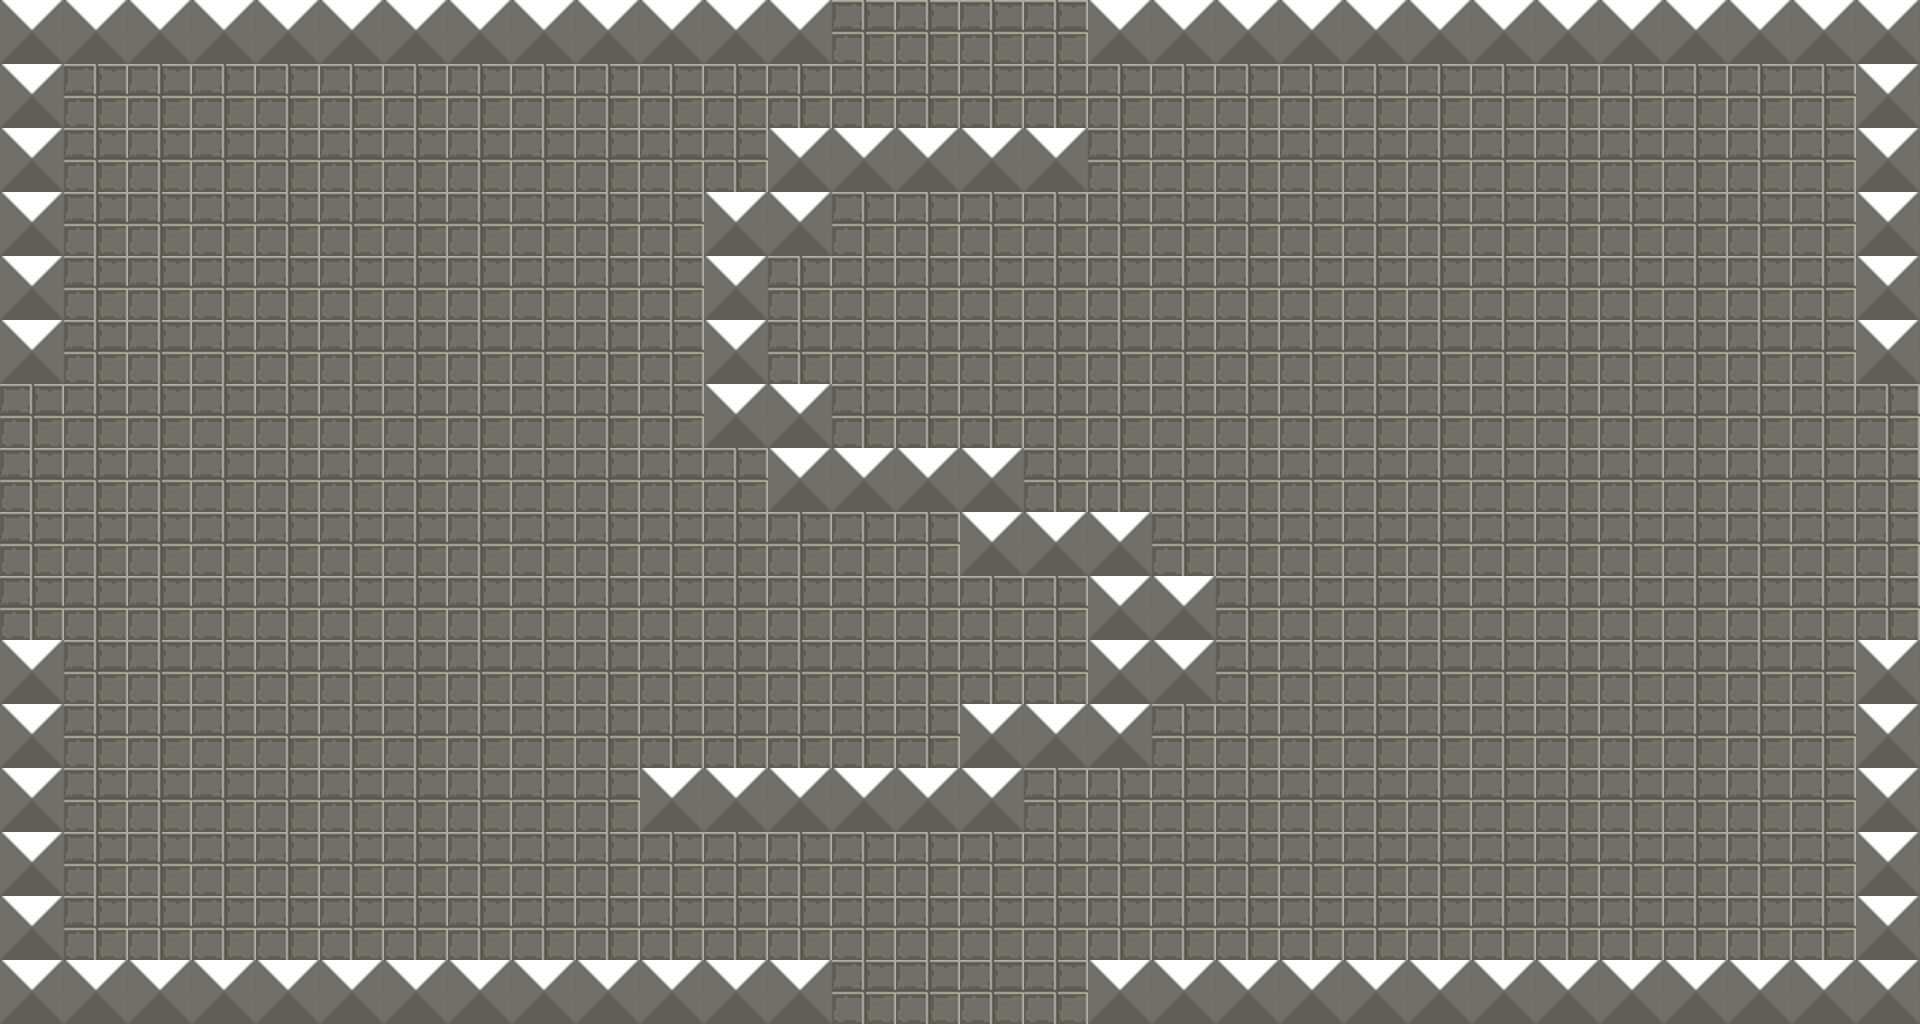

Rendered tile map (Tiled .tmx) drawn with the repository's tilesets; below, a short description and the map source with its tile grids summarised:
An orthogonal 30x16 tile map with 64x64 px tiles, 2 tile layers (Floor, Walls), 4 hidden layers not drawn and 20 objects.

<map version="1.10" tiledversion="1.10.2" orientation="orthogonal" renderorder="right-down" width="30" height="16" tilewidth="64" tileheight="64" infinite="0" nextlayerid="21" nextobjectid="52">
 <editorsettings>
  <export target="test_shop.lua" format="lua" />
 </editorsettings>
 <tileset firstgid="1" name="shitty_tileset" tilewidth="64" tileheight="64" tilecount="2" columns="2">
  <image source="../sprites/tilesets/shitty_tileset.png" width="128" height="64" />
 </tileset>
 <layer id="1" name="Floor" width="30" height="16">
  <data>[480 cells, 480 non-empty, 1 distinct tile ids]</data>
 </layer>
 <layer id="2" name="Walls" width="30" height="16">
  <data>[480 cells, 103 non-empty, 1 distinct tile ids]</data>
 </layer>
 <objectgroup id="3" name="Collisions" visible="0">
  <object id="19" x="0" y="960" width="832" height="64" />
  <object id="20" x="0" y="640" width="64" height="320" />
  <object id="21" x="0" y="0" width="64" height="384" />
  <object id="22" x="64" y="0" width="768" height="64" />
  <object id="25" x="1856" y="640" width="64" height="384" />
  <object id="26" x="1088" y="960" width="768" height="64" />
  <object id="27" x="1856" y="0" width="64" height="384" />
  <object id="28" x="1088" y="0" width="768" height="64" />
 </objectgroup>
 <objectgroup id="4" name="Left Exit" visible="0">
  <object id="37" x="0" y="384" width="17.1712" height="254.769" />
 </objectgroup>
 <objectgroup id="5" name="Right Exit" visible="0">
  <object id="39" x="1907.72" y="384" width="12.2774" height="256.487" />
 </objectgroup>
 <objectgroup id="6" name="Top Exit" visible="0">
  <object id="40" x="832" y="0" width="251.504" height="15.4541" />
 </objectgroup>
 <objectgroup id="7" name="Bottom Exit" visible="0">
  <object id="41" x="832" y="1009.67" width="256.655" height="14.3322" />
 </objectgroup>
 <objectgroup id="9" name="Left Enter" visible="0">
  <object id="44" x="128.784" y="513.419">
   <point />
  </object>
 </objectgroup>
 <objectgroup id="10" name="Right Enter" visible="0">
  <object id="45" x="1790.96" y="513.419">
   <point />
  </object>
 </objectgroup>
 <objectgroup id="11" name="Top Enter" visible="0">
  <object id="46" x="956.437" y="161.409">
   <point />
  </object>
 </objectgroup>
 <objectgroup id="12" name="Bottom Enter" visible="0">
  <object id="47" x="958.154" y="834.521">
   <point />
  </object>
 </objectgroup>
 <objectgroup id="13" name="Top Blocked" visible="0">
  <object id="48" x="832" y="0" width="256" height="64" />
 </objectgroup>
 <objectgroup id="14" name="Left Blocked" visible="0">
  <object id="49" x="0" y="384" width="64" height="256" />
 </objectgroup>
 <objectgroup id="15" name="Right Blocked" visible="0">
  <object id="50" x="1856" y="384" width="64" height="256" />
 </objectgroup>
 <objectgroup id="16" name="Bottom Blocked" visible="0">
  <object id="51" x="832" y="960" width="256" height="64" />
 </objectgroup>
 <layer id="17" name="Closed Top" width="30" height="16" visible="0">
  <data>[480 cells, 4 non-empty, 1 distinct tile ids]</data>
 </layer>
 <layer id="18" name="Closed Bottom" width="30" height="16" visible="0">
  <data>[480 cells, 4 non-empty, 1 distinct tile ids]</data>
 </layer>
 <layer id="19" name="Closed Right" width="30" height="16" visible="0">
  <data>[480 cells, 4 non-empty, 1 distinct tile ids]</data>
 </layer>
 <layer id="20" name="Closed Left" width="30" height="16" visible="0">
  <data>[480 cells, 4 non-empty, 1 distinct tile ids]</data>
 </layer>
</map>